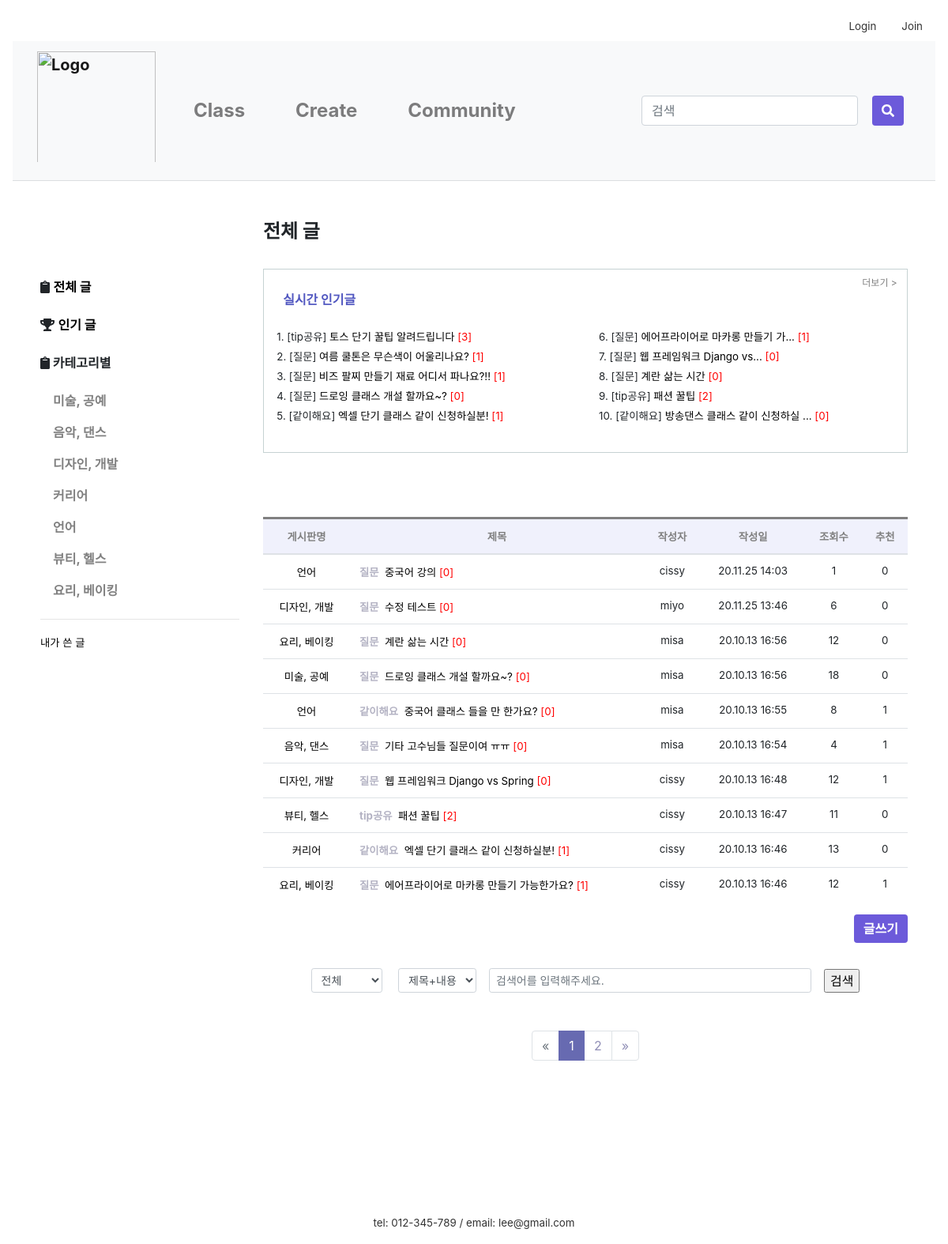
Before: /community/ with the older database file.
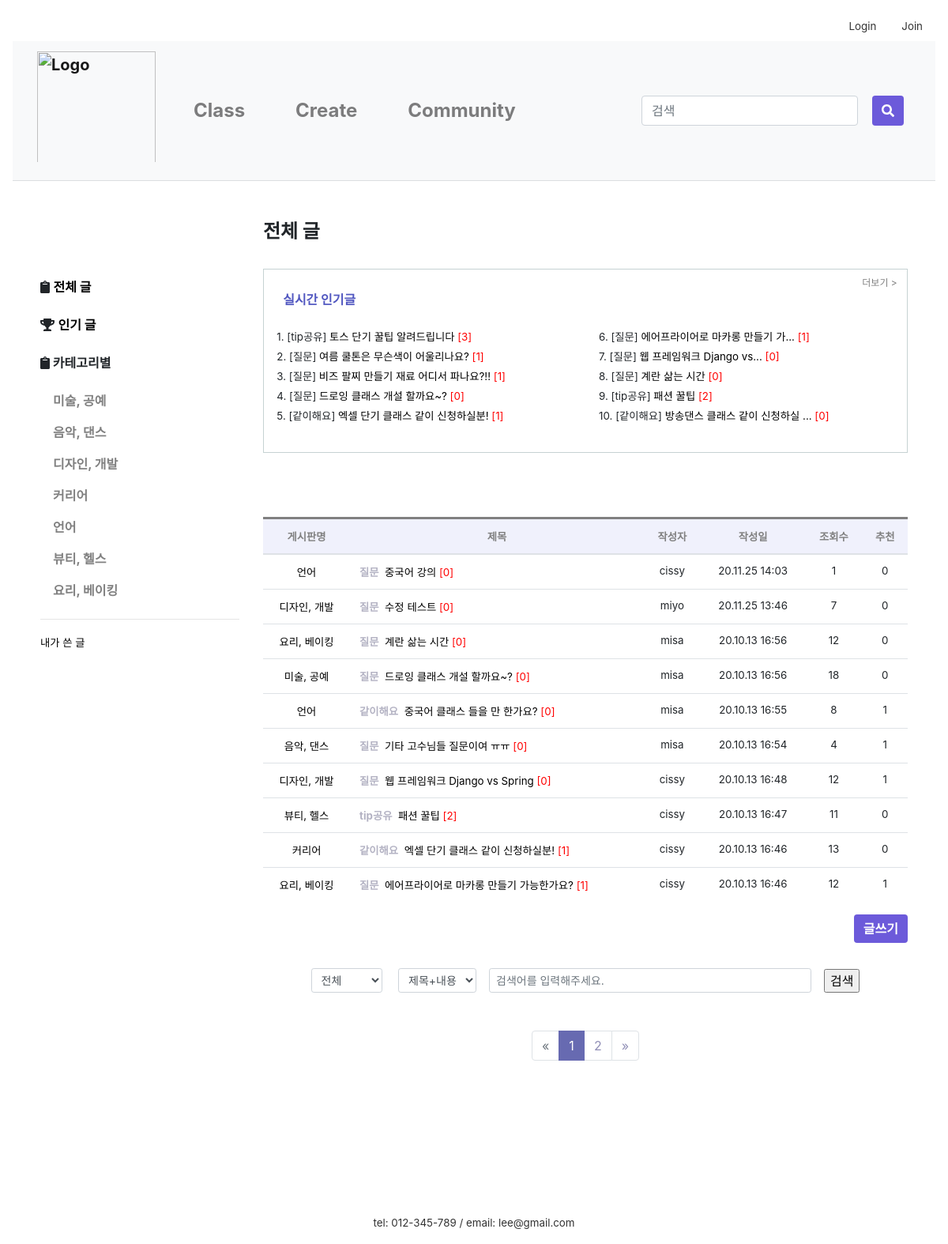
After: the same page with the newer database file.
### firstApp/models.py (models this page shows, shortened)
class Post(models.Model):
    author = models.ForeignKey(settings.AUTH_USER_MODEL, on_delete=models.CASCADE, default=1)
    category = models.ForeignKey('firstApp.Category', on_delete=models.CASCADE, default=2)
    bullet = models.ForeignKey('firstApp.Bullet', on_delete=models.CASCADE, default=1)
    title = models.CharField(max_length=60)
    text = RichTextUploadingField()
    created_date = models.DateTimeField(default=timezone.now)
    published_date = models.DateTimeField(
            blank=True, null=True)
    views = models.PositiveIntegerField(default=0)
    recommendations = models.PositiveIntegerField(default=0)
    recommend_user = models.ManyToManyField(settings.AUTH_USER_MODEL, related_name='recommend_post')
    no_recommendations = models.PositiveIntegerField(default=0)
    no_recommend_user = models.ManyToManyField(settings.AUTH_USER_MODEL, related_name='no_recommend_post')
    class Meta:
        ordering = ['-id']

class Category(models.Model):
    name = models.CharField(max_length=20)
    def __str__(self):
        return self.name

class Bullet(models.Model):
    name = models.CharField(max_length=20)
    def __str__(self):
        return self.name

### firstApp/views.py (the view, shortened to what this page needs)
# urls.py: path('community/', views.community, name='community'),
def community(request):
    if request.user is None:
        redirect('login')
    else:
        b = request.GET.get('b', '')
        c = request.GET.get('c', '')
        k = request.GET.get('k', '')
        cateId = request.GET.get('cateId', '')  # url의 쿼리스트링을 가져온다. 없는 경우 공백을 리턴한다
        cate_list = Category.objects.all()
        bullet_list = Bullet.objects.all()
        best = ''
        if cateId == '':
            post_list = Post.objects.all()
            cateName = '전체 글'
            best = Post.objects.order_by('-views', '-recommendations')
        else:
            post_list = Post.objects.filter(category=cateId)
            cateName = get_object_or_404(Category, pk=cateId).name
        page = request.GET.get('page', 1)
        paginator = Paginator(post_list, 10)
        try:
            posts = paginator.page(page)
        except PageNotAnInteger:
            posts = paginator.page(1)
        except EmptyPage:
            posts = paginator.page(paginator.num_pages)
        return render(request, 'firstApp/community.html', {
            'posts': posts, 'cate_list': cate_list, 'cateName': cateName,
            'cateId': cateId, 'bullets': bullet_list, 'b': b, 'c': c, 'k': k, 'page': page, 'best': best})

### firstApp/templates/firstApp/community.html (shortened to what the changed rows need)
{% extends 'firstApp/base.html'%}
{% load static %}
{% block content %}
<link href="{% static 'css/paginate.css' %}" rel="stylesheet">
<link href="{% static 'css/community.css' %}" rel="stylesheet">
<div id="main">
    <div class="container">
        <div class="row">
            <div class="col-sm-9 post_list" style="margin:0;">
                <br>
                <div class="blog-post-area">
                    <table class="table" style="border-top-style:solid;">
                        <thead>
                        <tr class="lighter text-center">
                            <th class="col1">게시판명</th>
                            <th class="col2">제목</th>
                            <th class="col3">작성자</th>
                            <th class="col4">작성일</th>
                            <th class="col5">조회수</th>
                            <th class="col6">추천</th>
                        </tr>
                        </thead>
                        {% for post in posts %}
                        <tr>
                            <td class="lighter text-center col1">
                                <a class="a_underline"
                                   href="{% url 'community'%}?cateId={{post.category.pk}}">
                                    {{ post.category }}
                                </a>
                            </td>
                            <td class="lighter col2">
                                <span style="color:#B3B2C3; font-weight:bold;">{{ post.bullet }}</span>&nbsp;
                                <a class="a_underline"
                                   href="{% url 'post_detail' post.pk %}?cateId={{cateId}}&page={{page}}">
                                    {{ post.title|truncatechars:30}}
                                </a>
                                <span class="lighter" style="color:red;">[{{ post.comments.count }}]</span>
                            </td>
                            <td class="lighter text-center col3">{{post.author}}</td>
                            <td class="lighter text-center col4">{{post.created_date|date:'y.m.d H:i'}}</td>
                            <td class="lighter text-center col5">{{post.views}}</td>
                            <td class="lighter text-center col6">{{post.recommendations}}</td>
                        </tr>
                        {% empty %}
                        <tr>
                            <td colspan="6"><p class="text-center" style="padding:20%">해당 게시물은 존재하지
                                않습니다.</p>
                            </td>
                        </tr>
                        {% endfor %}
                    </table>
                </div>
            </div>
        </div>
    </div>
</div>
{% endblock content %}

Changed rows visible on the page:
changed Post "수정 테스트": views "6" → "7"
